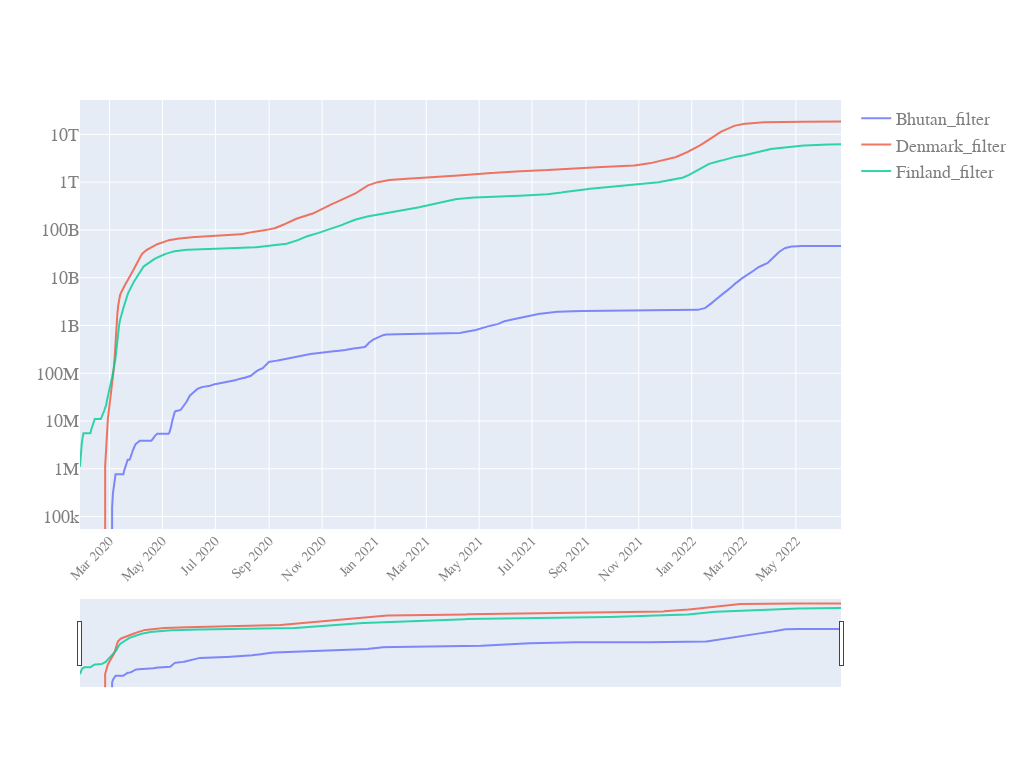

The code cell stored with this chart in its notebook:
### Code cell
start_pos=5
quick_plot(df_analyse_2.date[start_pos:],
           df_analyse_2[filter_cols].iloc[start_pos:,:],
           y_scale='log',
           slider=True)

### Figure 1 — Plotly figure (JSON) as saved in the notebook; plotly's stock layout.template omitted (floating-point values rounded to 4 significant figures; data arrays with more than 128 entries replaced by an {"elided": "..."} marker saying what was removed)
{"data": [{"name": "Bhutan_filter", "opacity": 0.8, "type": "scatter", "x": {"elided": "878 str values"}, "y": {"elided": "878 float values"}}, {"name": "Denmark_filter", "opacity": 0.8, "type": "scatter", "x": {"elided": "878 str values"}, "y": {"elided": "878 float values"}}, {"name": "Finland_filter", "opacity": 0.8, "type": "scatter", "x": {"elided": "878 str values"}, "y": {"elided": "878 float values"}}], "layout": {"autosize": true, "font": {"color": "#7f7f7f", "family": "PT Sans, monospace", "size": 18}, "height": 768, "width": 1024, "xaxis": {"nticks": 20, "rangeslider": {"visible": true}, "tickangle": -45, "tickfont": {"color": "#7f7f7f", "size": 14}}, "yaxis": {"type": "log"}}}
